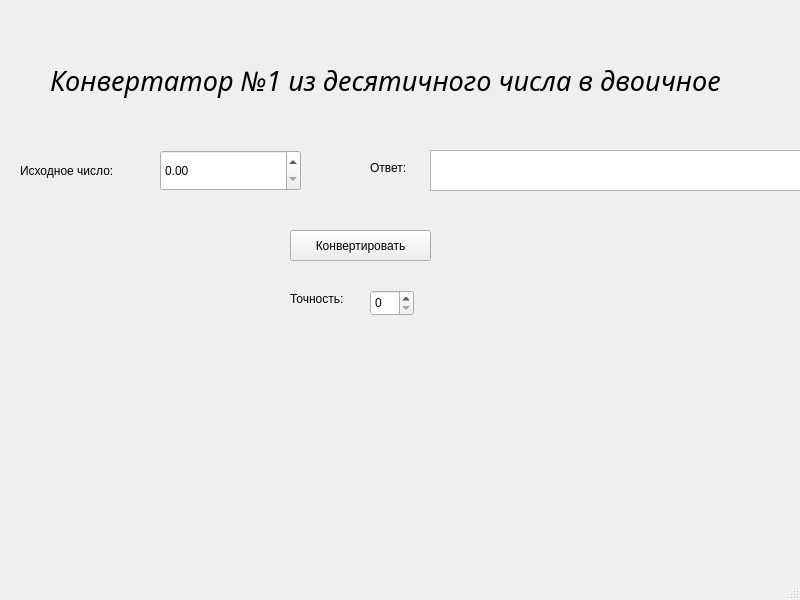
<?xml version="1.0" encoding="UTF-8"?>
<ui version="4.0">
 <class>MainWindow</class>
 <widget class="QMainWindow" name="MainWindow">
  <property name="geometry">
   <rect>
    <x>0</x>
    <y>0</y>
    <width>800</width>
    <height>600</height>
   </rect>
  </property>
  <property name="windowTitle">
   <string>MainWindow</string>
  </property>
  <widget class="QWidget" name="centralwidget">
   <widget class="QDoubleSpinBox" name="doubleSpinBox">
    <property name="geometry">
     <rect>
      <x>160</x>
      <y>150</y>
      <width>141</width>
      <height>41</height>
     </rect>
    </property>
   </widget>
   <widget class="QTextBrowser" name="answerBrowser">
    <property name="geometry">
     <rect>
      <x>430</x>
      <y>150</y>
      <width>371</width>
      <height>41</height>
     </rect>
    </property>
   </widget>
   <widget class="QPushButton" name="convertButton">
    <property name="geometry">
     <rect>
      <x>290</x>
      <y>230</y>
      <width>141</width>
      <height>31</height>
     </rect>
    </property>
    <property name="text">
     <string>Конвертировать</string>
    </property>
   </widget>
   <widget class="QSpinBox" name="precisionBox">
    <property name="geometry">
     <rect>
      <x>370</x>
      <y>290</y>
      <width>44</width>
      <height>26</height>
     </rect>
    </property>
   </widget>
   <widget class="QLabel" name="label">
    <property name="geometry">
     <rect>
      <x>290</x>
      <y>290</y>
      <width>66</width>
      <height>17</height>
     </rect>
    </property>
    <property name="text">
     <string>Точность:</string>
    </property>
   </widget>
   <widget class="QLabel" name="label_2">
    <property name="geometry">
     <rect>
      <x>50</x>
      <y>40</y>
      <width>721</width>
      <height>81</height>
     </rect>
    </property>
    <property name="font">
     <font>
      <family>Ubuntu Mono</family>
      <pointsize>20</pointsize>
      <italic>true</italic>
      <bold>false</bold>
     </font>
    </property>
    <property name="text">
     <string>Конвертатор №1 из десятичного числа в двоичное</string>
    </property>
   </widget>
   <widget class="QLabel" name="label_3">
    <property name="geometry">
     <rect>
      <x>20</x>
      <y>160</y>
      <width>121</width>
      <height>21</height>
     </rect>
    </property>
    <property name="text">
     <string>Исходное число:</string>
    </property>
   </widget>
   <widget class="QLabel" name="label_4">
    <property name="geometry">
     <rect>
      <x>370</x>
      <y>160</y>
      <width>51</width>
      <height>16</height>
     </rect>
    </property>
    <property name="text">
     <string>Ответ:</string>
    </property>
   </widget>
  </widget>
  <widget class="QMenuBar" name="menubar">
   <property name="geometry">
    <rect>
     <x>0</x>
     <y>0</y>
     <width>800</width>
     <height>22</height>
    </rect>
   </property>
  </widget>
  <widget class="QStatusBar" name="statusbar"/>
 </widget>
 <resources/>
 <connections/>
</ui>
